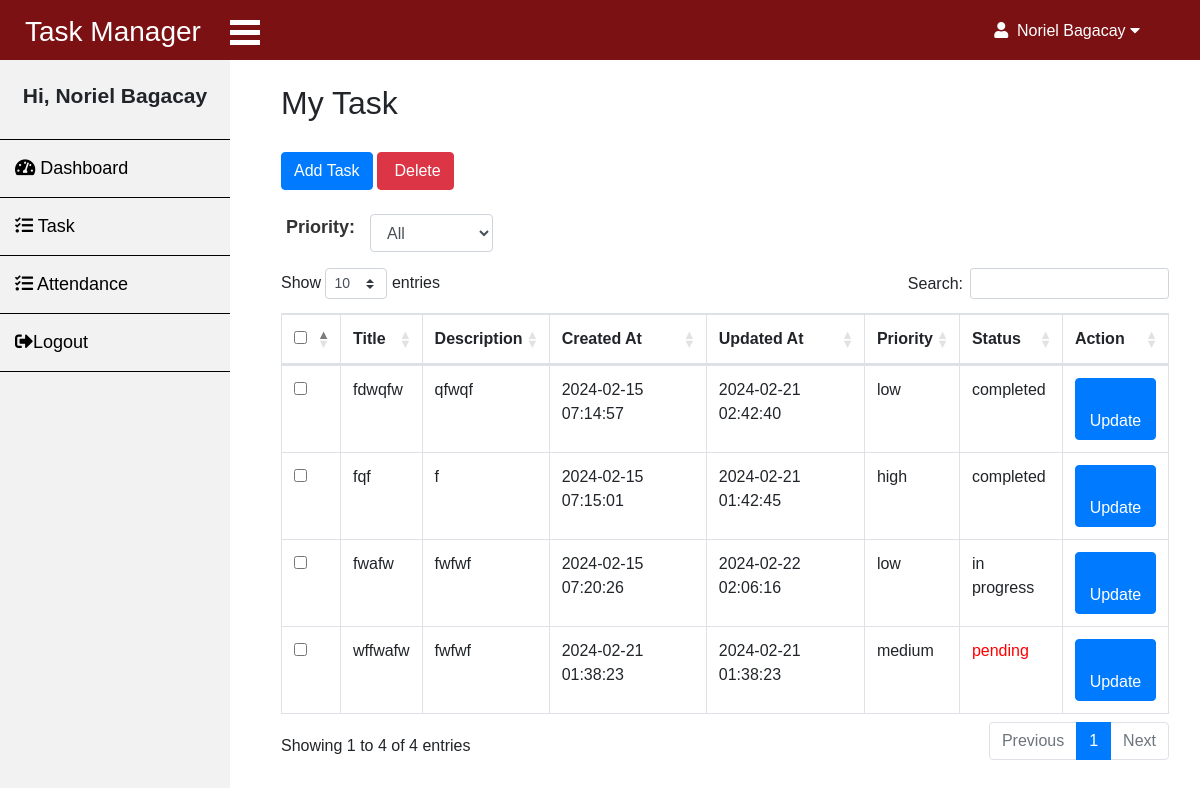
Page /page/dashboard.php?pg=task (signed in) on the committed database.
### tables this page shows
CREATE TABLE `tasks` (
  `id` int(11) NOT NULL,
  `title` varchar(255) NOT NULL,
  `description` text DEFAULT NULL,
  `created_at` timestamp NOT NULL DEFAULT current_timestamp(),
  `updated_at` timestamp NOT NULL DEFAULT current_timestamp() ON UPDATE current_timestamp(),
  `priority` enum('high','medium','low') NOT NULL DEFAULT 'medium',
  `status` enum('pending','in progress','completed') NOT NULL DEFAULT 'pending',
  `user_id` int(11) NOT NULL
);

### page/task/task.php (the view, shortened to what this page needs)
<?php
include '../db/connection.php';
$user_id = $_SESSION['user_id'];
$sql = "SELECT * FROM tasks WHERE user_id = $user_id";
$result = $conn->query($sql);
$tasks = [];
if ($result->num_rows > 0) {
    while ($row = $result->fetch_assoc()) {
        $tasks[] = $row;
    }
}
?>
<!DOCTYPE html>
<html lang="en">
<head>
    <link rel="stylesheet" href="https://cdn.datatables.net/1.10.24/css/dataTables.bootstrap4.min.css">
    <link rel="stylesheet" href="https://stackpath.bootstrapcdn.com/bootstrap/4.5.2/css/bootstrap.min.css">
    <link rel="stylesheet" href="../css/template.css">
</head>
<body>
    <div class="container mt-5">
        <div class="task-title">
            <h2>My Task</h2>
        </div>
        <button type="button" class="btn btn-primary" data-toggle="modal" data-target="#addTaskModal">
            Add Task
        </button>
        <button class="btn btn-danger" data-toggle="modal" data-target="#deleteModal"><i class="fa fa-trash-o" aria-hidden="true"></i> Delete</button>
        <br>
        <br>
        <div class="form-group row">
        <label for="priorityFilter" style="font-size: 18px; font-weight: bold; color: #333;margin-left: 20px; ">Priority:</label>
            <div class="col-sm-2">
                <select class="form-control" id="priorityFilter">
                    <option value="">All</option>
                </select>
            </div>
        </div>
        <table id="taskTable" class="table table-bordered mt-3">
            <thead>
                <tr>
                    <th style="width: 20px !important;"><input type="checkbox" name="chk_delete[]" class="cbxMain" onchange="checkMain(this)" /></th>
                    <th>Title</th>
                    <th>Description</th>
                    <th>Created At</th>
                    <th>Updated At</th>
                    <th>Priority</th>
                    <th>Status</th>
                    <th>Action</th>
                </tr>
            </thead>
            <tbody>
                <?php foreach ($tasks as $task): ?>
                    <tr class="taskRow" data-priority="<?php echo $task['priority']; ?>">
                        <td><input type="checkbox" name="chk_delete[]" class="chk_delete" value="<?php echo $task['id']; ?>" /></td>
                        <td><?php echo $task['title']; ?></td>
                        <td><?php echo $task['description']; ?></td>
                        <td><?php echo $task['created_at']; ?></td>
                        <td><?php echo $task['updated_at']; ?></td>
                        <td><?php echo $task['priority']; ?></td>
                        <td style="color: <?php echo ($task['status'] == 'pending') ? 'red' : ''; ?>"><?php echo $task['status']; ?></td>
                        <td>
                            <button class="btn btn-primary editBtn" data-toggle="modal" data-target="#editModal<?php echo $task['id']; ?>"><i class="fa fa-pencil-square-o" aria-hidden="true"></i> Update</button>
                        </td>
                    </tr>
                <?php endforeach; ?>
            </tbody>
        </table>
    </div>
</body>
</html>

### css/template.css (style rules this page uses)
body { margin: 0; font-family: Arial, sans-serif; }
.task-title { margin-top: -50px; margin-bottom: 30px; }

### rows in the picture
tasks: title "fdwqfw", description "qfwqf", created_at "2024-02-15 07:14:57", updated_at "2024-02-21 02:42:40", priority "low", status "completed"
tasks: title "fqf", description "f", created_at "2024-02-15 07:15:01", updated_at "2024-02-21 01:42:45", priority "high", status "completed"
tasks: title "fwafw", description "fwfwf", created_at "2024-02-15 07:20:26", updated_at "2024-02-22 02:06:16", priority "low", status "in progress"
tasks: title "wffwafw", description "fwfwf", created_at "2024-02-21 01:38:23", updated_at "2024-02-21 01:38:23", priority "medium", status "pending"

### other values in the picture
$full_name "Noriel Bagacay"
